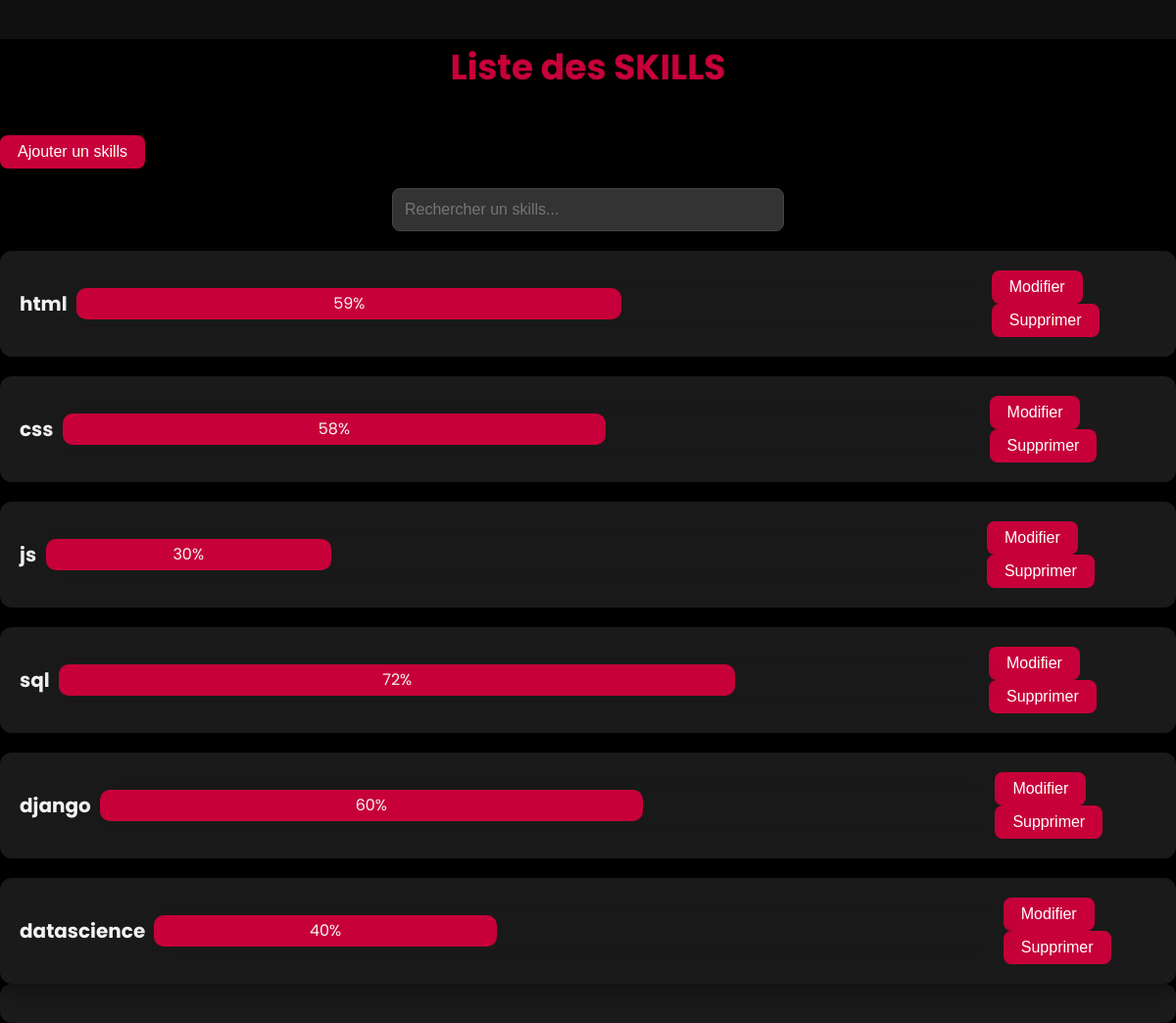
The page /skills/ (signed in) on the database its author committed.
### memoire/models.py (models this page shows, shortened)
class Userskills(models.Model):
    nom = models.CharField(max_length=100, unique=True)
    skillsvalue=models.IntegerField(default=0)
    userk = models.ForeignKey(UserProfile, on_delete=models.CASCADE, related_name='userk')
    img = models.ImageField(upload_to='profiles/', null=True, blank=True)

### memoire/views.py (the view)
# urls.py: path('skills/', skills_list, name='skills_list'),
def skills_list(request):
    try:
        idp=request.session['user_id']
        user = UserProfile.objects.get(id=idp)
    except:
        return redirect("login")
    userinfo = UserProfile.objects.prefetch_related(
            Prefetch(
                'userk',
                queryset=Userskills.objects.select_related('userk'),
                to_attr='skills_list'
            ),
            Prefetch(
                'users',
                queryset=Userservice.objects.select_related('users'),
                to_attr='service_list'
            ), Prefetch(
                'userl',
                queryset=Userlink.objects.select_related('userl'),
                to_attr='link_list'
            ), Prefetch(
                'userb',
                queryset=Blog.objects.select_related('userb'),
                to_attr='blog_list'
            ), Prefetch(
                'userealisation',
                queryset=Realisation.objects.select_related('userealisation'),
                to_attr='realisation_list'
            )
        ).select_related(  )
    for el in  userinfo:
        if user.id==el.id:
            user=el
    context = {
        'user':user,
    }
    return render(request, 'skills_list.html', context)  # Remplacez par le chemin correct

### Template/skills_list.html (shortened to what this page needs)
{% load static %}
<!DOCTYPE html>
<html lang="fr">
<head>
       <link rel="stylesheet" href="{% static 'css/index.css' %}">
</head>
<body>
    <h1><span class="color">Liste</span> des SKILLS</h1>
    <button  onclick="showAddskillsForm()">Ajouter un skills</button>
    <input type="text" id="searchInput" placeholder="Rechercher un skills..." onkeyup="searchskills()">
    <ul>
        {% for skills in user.skills_list %}
            <li>
                <div>
                    <a href="">{{ skills.nom }}</a>
                </div>
                <div class="html-prog wow prog">
                    <div class="html-progress" style="width: {{ skills.skillsvalue }}%;">
                        {{ skills.skillsvalue }}%
                    </div>
                </div>
                <div>
                    <button onclick="showEditForm({{ skills.pk }})">Modifier</button>
                    <button onclick="showDeleteForm({{ skills.pk }})">Supprimer</button>
                </div>
            </li>
        {% endfor %}
    </ul>
            <li>
</body>
</html>

### memoire/css/index.css (style rules this page uses)
* { padding: 0%; margin: 0%; box-sizing: border-box; }
html { background: #101010; }
body { user-select: none; height: auto; overflow-x: hidden; width: 100%; background: #171717; }
.color { color: #c70039; transition: all .4s ease; }
.html-prog { width:100%; height:40px; border-radius: 10px; background: #191919; box-shadow:0px 0px 25px rgb(0,0,0,.1); position: relative; overflow: hidden; }
.html-progress { position: absolute; top:10%; left:1%; height: 80%; display: flex; align-items: center; justify-content: center; transition: all .4s ease; width:95%; border-radius: 10px; background: #c70039; }

### Template/skills_list.html (style rules this page uses)
* { padding: 0; margin: 0; box-sizing: border-box; }
body { font-family: 'Poppins', sans-serif; background-color: #000; color: #f3f3f3; line-height: 1.6; margin: 0; padding: 0; }
h1 { text-align: center; font-size: 36px; margin: 40px 0; color: #c70039; }
.color { color: #c70039; }
ul { list-style-type: none; padding: 0; margin: 0 auto; display: flex; flex-direction: column; gap: 20px; max-width: 1200px; }
li { display: flex; justify-content: space-between; align-items: center; background: #1a1a1a; padding: 20px; border-radius: 12px; box-shadow: 0px 8px 20px rgba(0, 0, 0, 0.3); transition: transform 0.3s ease, box-shadow 0.3s ease; }
a { color: #f3f3f3; text-decoration: none; font-weight: bold; font-size: 20px; transition: color 0.3s ease; }
button { padding: 8px 18px; background-color: #c70039; color: white; border: none; border-radius: 8px; cursor: pointer; transition: background-color 0.3s; font-size: 16px; }
#searchInput { padding: 12px; margin: 20px auto; display: block; width: 80%; max-width: 400px; border: 1px solid #444; border-radius: 8px; background-color: #333; color: #f3f3f3; font-size: 16px; }

### rows shown on the page
Userskills: nom "html", skillsvalue "59"
Userskills: nom "css", skillsvalue "58"
Userskills: nom "js", skillsvalue "30"
Userskills: nom "sql", skillsvalue "72"
Userskills: nom "django", skillsvalue "60"
Userskills: nom "datascience", skillsvalue "40"
